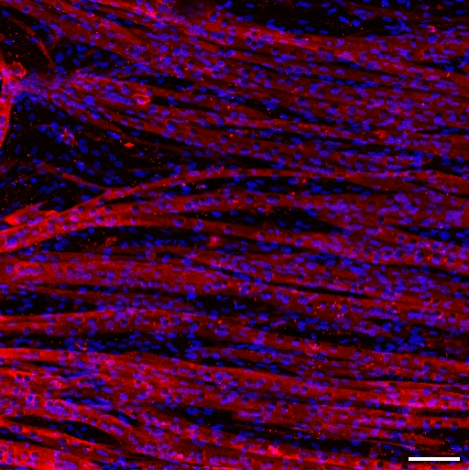
#> input picture B1 high (2).png, 469 x 470 px
$ python myotube_detection.py
#> lines starting #> are read from the running program, lines starting #| are printed output that depends on the picture; after the words box and inside, x2 and y2 are one past the last pixel; in counts of white or black regions, pixels touching at a corner belong together
import os
import sys
import numpy as np
import cv2
import matplotlib.pyplot as plt
from skimage import filters, morphology, measure, segmentation, color

def detect_myotubes(image_path, output_dir=None, visualize=True):
    """
    Detect and segment myotubes in a fluorescence microscopy image.

    Parameters:
    -----------
    image_path : str
        Path to the input image
    output_dir : str, optional
        Directory to save output images and results
    visualize : bool, optional
        Whether to create and save visualization

    Returns:
    --------
    dict
        Dictionary containing myotube count, area, and other metrics
    """
#> called with image_path = 'B1 high (2).png', output_dir = 'results', visualize = True
    # Create output directory if it doesn't exist
    if output_dir is None:
        output_dir = os.path.dirname(image_path)

    if not os.path.exists(output_dir):
        os.makedirs(output_dir)

    # Load the image
    print(f"Loading image: {image_path}")
    image = cv2.imread(image_path)
#> image is the input picture: shape (470, 469, 3); mean B, G, R 43.2, 2.5, 67.1
    if image is None:
        raise ValueError(f"Could not load image from {image_path}")

    # Convert from BGR to RGB for visualization
    image_rgb = cv2.cvtColor(image, cv2.COLOR_BGR2RGB)

    # Extract red channel (myotubes)
    red_channel = image_rgb[:, :, 0]  # In RGB, red is channel 0
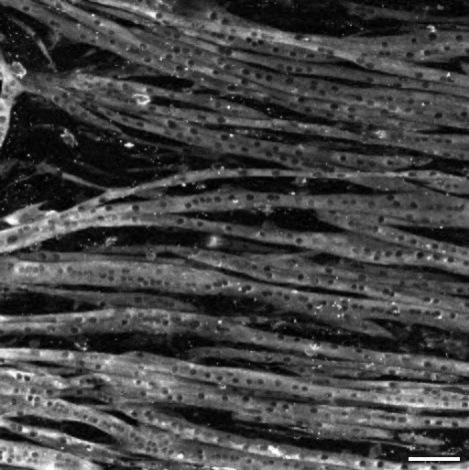
#> red_channel: shape (470, 469); min 0, max 255, mean 67.1

    # Apply Gaussian blur to reduce noise
    blurred = cv2.GaussianBlur(red_channel, (5, 5), 0)

    # Apply adaptive thresholding to segment myotubes
    # Myotubes have varying intensity, so adaptive thresholding works better than global
    binary = cv2.adaptiveThreshold(
        blurred,
        255,
        cv2.ADAPTIVE_THRESH_GAUSSIAN_C,
        cv2.THRESH_BINARY,
        21,  # Block size
        -5   # Constant subtracted from mean
    )
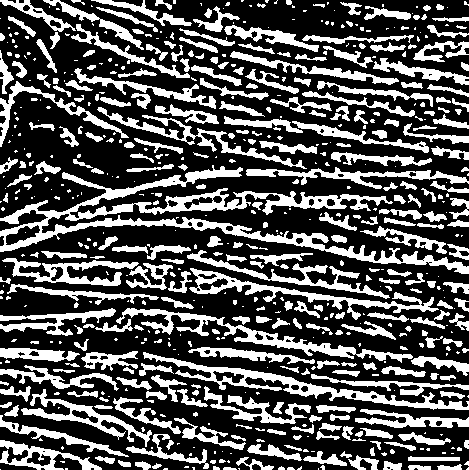
#> binary: shape (470, 469); 33% white; 613 white regions (307 under 20 px), largest, box (x1, y1, x2, y2) and area: (0, 165, 469, 274) 8422, (143, 352, 469, 410) 2704, (116, 308, 413, 363) 2457

    # Apply morphological operations to clean up the binary image
    # First, remove small noise with opening (erosion followed by dilation)
    kernel = np.ones((3, 3), np.uint8)
    opened = cv2.morphologyEx(binary, cv2.MORPH_OPEN, kernel, iterations=1)
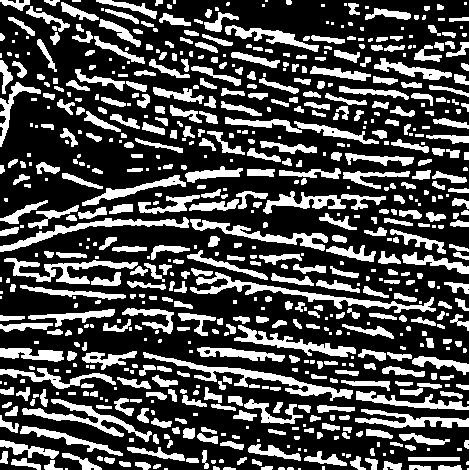
#> opened: shape (470, 469); 29.8% white; 678 white regions (209 under 20 px), largest, box (x1, y1, x2, y2) and area: (190, 272, 436, 313) 1603, (143, 352, 353, 401) 1569, (22, 399, 152, 442) 1182

    # Then close gaps in myotubes with closing (dilation followed by erosion)
    kernel = np.ones((5, 5), np.uint8)
    closed = cv2.morphologyEx(opened, cv2.MORPH_CLOSE, kernel, iterations=2)
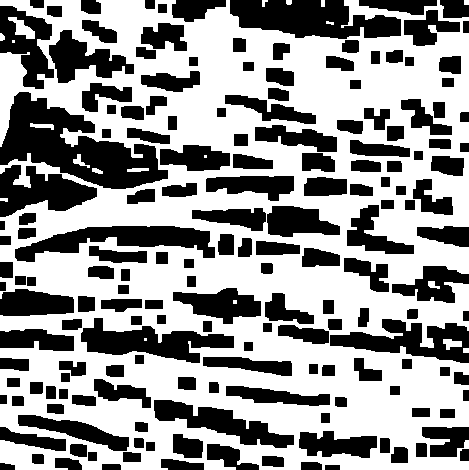
#> closed: shape (470, 469); 58.3% white; 173 black regions

    # Remove small objects (noise)
    labeled_image = measure.label(closed)
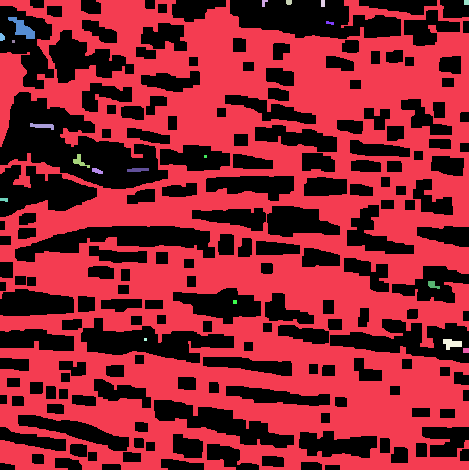
#> labeled_image: shape (470, 469) int64; 21 distinct labels, from 0 to 20; one colour per label, 0 black
    regions = measure.regionprops(labeled_image)
#> regions = 20 regions; largest, box (x1, y1, x2, y2) and area: (0, 0, 469, 470) 127428, (8, 17, 35, 39) 277, (443, 339, 462, 350) 135, (30, 123, 54, 130) 99, (73, 154, 90, 168) 88

    # Filter regions by area to remove small noise
    min_area = 100  # Minimum area threshold
    filtered_binary = np.zeros_like(closed)

    myotube_count = 0
    total_myotube_area = 0

    for region in regions:
        if region.area >= min_area:
            myotube_count += 1
            total_myotube_area += region.area
            for coord in region.coords:
                filtered_binary[coord[0], coord[1]] = 255
#> this loop made 20 passes
#> total_myotube_area on passes 1, 6, 19: 127428, 127705, 127840
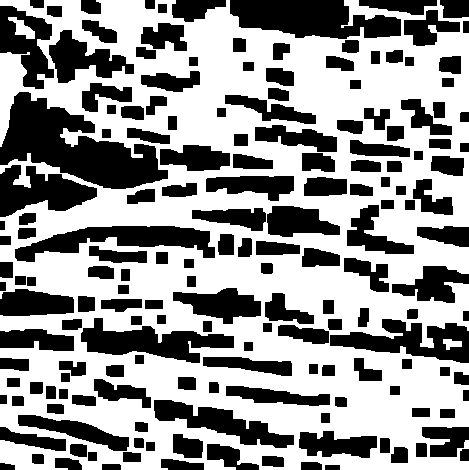
#> filtered_binary: shape (470, 469); 58% white; 173 black regions, largest, box (x1, y1, x2, y2) and area: (0, 92, 168, 189) 7946, (230, 0, 401, 39) 4757, (15, 226, 215, 262) 3473
#> after the loop, myotube_count = 3; total_myotube_area = 127840

    # Calculate myotube metrics
    image_area = image_rgb.shape[0] * image_rgb.shape[1]
#> image_area = 220430
    myotube_area_percentage = (total_myotube_area / image_area) * 100
#> myotube_area_percentage = 58

    if visualize:
        # Create visualization
        # Label each myotube region
        labeled_myotubes = measure.label(filtered_binary)
#> labeled_myotubes: shape (470, 469) int64; 4 distinct labels, from 0 to 3
        segmented_image = color.label2rgb(labeled_myotubes, image=image_rgb, bg_label=0, alpha=0.5)
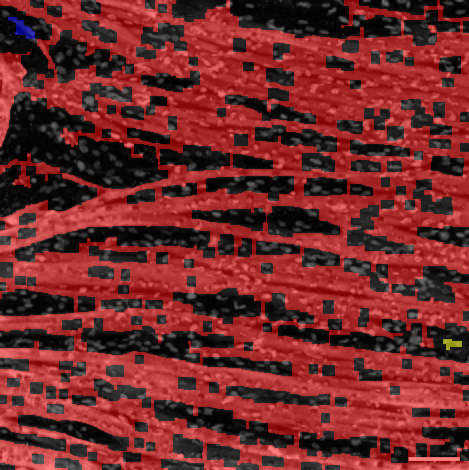
#> segmented_image: shape (470, 469, 3) float64; mean R, G, B 0.45, 0.161, 0.161

        # Create figure for visualization
        fig, axes = plt.subplots(2, 2, figsize=(12, 10))

        # Original image
        axes[0, 0].imshow(image_rgb)
        axes[0, 0].set_title('Original Image')
        axes[0, 0].axis('off')

        # Red channel
        axes[0, 1].imshow(red_channel, cmap='gray')
        axes[0, 1].set_title('Red Channel (Myotubes)')
        axes[0, 1].axis('off')

        # Binary image after processing
        axes[1, 0].imshow(filtered_binary, cmap='gray')
        axes[1, 0].set_title('Processed Binary Image')
        axes[1, 0].axis('off')

        # Segmented myotubes
        axes[1, 1].imshow(segmented_image)
        axes[1, 1].set_title(f'Segmented Myotubes (Count: {myotube_count})')
        axes[1, 1].axis('off')

        plt.tight_layout()

        # Save visualization
        output_path = os.path.join(output_dir, 'myotube_detection_results.png')
        plt.savefig(output_path)
        plt.close()

        print(f"Detected {myotube_count} myotube regions")
#| Detected 3 myotube regions
        print(f"Total myotube area: {total_myotube_area} pixels")
#| Total myotube area: 127840.0 pixels
        print(f"Myotube area percentage: {myotube_area_percentage:.2f}%")
#| Myotube area percentage: 58.00%
        print(f"Saved visualization to {output_path}")

    # Prepare results
    results = {
        'myotube_count': int(myotube_count),
        'total_myotube_area': float(total_myotube_area),
        'myotube_area_percentage': float(myotube_area_percentage),
        'myotube_mask': filtered_binary,
        'labeled_myotubes': labeled_myotubes if 'labeled_myotubes' in locals() else measure.label(filtered_binary)
    }

    return results

if __name__ == "__main__":
    # Check if image path is provided as command line argument
    if len(sys.argv) > 1:
        image_path = sys.argv[1]
    else:
        # Default image path
        image_path = "B1 high (2).png"

    # Check if output directory is provided as command line argument
    if len(sys.argv) > 2:
        output_dir = sys.argv[2]
    else:
        # Default output directory
        output_dir = "results"

    # Detect myotubes
    results = detect_myotubes(image_path, output_dir)
#> results = 5 items

    print(f"Myotube count: {results['myotube_count']}")
#| Myotube count: 3
    print(f"Myotube area percentage: {results['myotube_area_percentage']:.2f}%")
#| Myotube area percentage: 58.00%

$ run again, with B1 low.png copied over B1 high (2).png
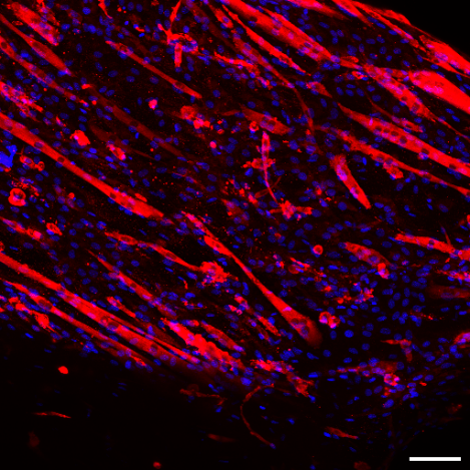
#> input picture B1 low.png, 470 x 470 px
#> in detect_myotubes, image is the input picture: shape (470, 470, 3); mean B, G, R 20.2, 0.2, 51.5
#> binary: shape (470, 470); 20.9% white; 741 white regions (466 under 20 px), largest, box (x1, y1, x2, y2) and area: (0, 253, 199, 364) 2037, (0, 112, 175, 225) 1773, (333, 0, 470, 78) 1709
#> opened: shape (470, 470); 18.5% white; 453 white regions (179 under 20 px), largest, box (x1, y1, x2, y2) and area: (337, 102, 470, 177) 1401, (181, 210, 321, 342) 1385, (223, 0, 338, 62) 1248
#> closed: shape (470, 470); 27.9% white; 106 white regions (36 under 20 px)
#> labeled_image: shape (470, 470) int64; 107 distinct labels, from 0 to 106
#> regions = 106 regions; largest, box (x1, y1, x2, y2) and area: (105, 0, 470, 196) 16424, (0, 241, 314, 402) 12338, (0, 82, 374, 342) 8093, (166, 91, 291, 226) 3774, (337, 99, 470, 177) 2341
#> the loop in detect_myotubes, `for region in regions:` made 106 passes
#> total_myotube_area on passes 1, 3, 5, 7, 11, 19, 20, 22: 2306, 2453, 18877, 19050, 20947, 21080, 21328, 29421
#> after the loop in detect_myotubes, `for region in regions:`:
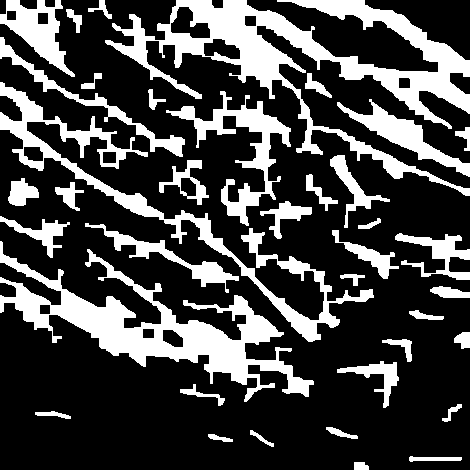
#> filtered_binary: shape (470, 470); 26.9% white; 38 white regions, largest, box (x1, y1, x2, y2) and area: (105, 0, 470, 196) 16424, (0, 241, 314, 402) 12338, (0, 82, 374, 342) 8093
#> after the loop in detect_myotubes, `for region in regions:`: myotube_count = 38; total_myotube_area = 59531
#> myotube_area_percentage = 26.95
#> labeled_myotubes: shape (470, 470) int64; 39 distinct labels, from 0 to 38
#> in detect_myotubes, `segmented_image = color.label2rgb(labeled_myotubes, image=image_rgb, b..`:
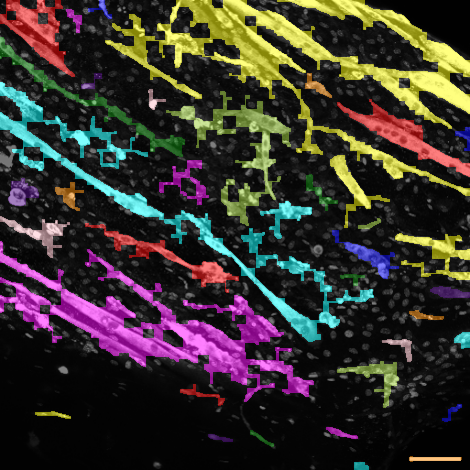
#> segmented_image: shape (470, 470, 3) float64; mean R, G, B 0.218, 0.196, 0.177
#| Detected 38 myotube regions
#| Total myotube area: 59531.0 pixels
#| Myotube area percentage: 26.95%
#> results = 5 items
#| Myotube count: 38
#| Myotube area percentage: 26.95%
